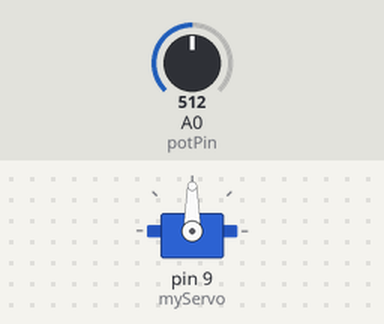
A sketch run on a simulated Arduino Uno, built with avr-gcc and run on an emulated ATmega328P. Shown: servo. Inputs (shaded band) come from the test bench; at power-on: A0 (potPin) = 512.

Above: at 1.2 s.
1.3 s: A0 (potPin) set to 716
At 2.2 s:
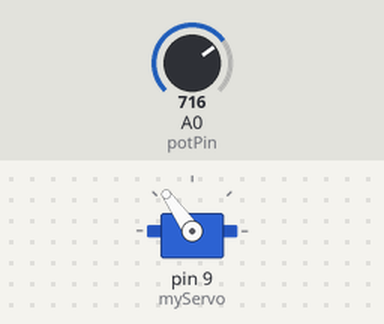
2.8 s: A0 (potPin) set to 900
At 3.5 s:
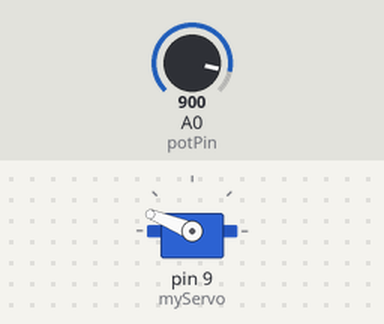
4.3 s: A0 (potPin) set to 1023
At 4.8 s:
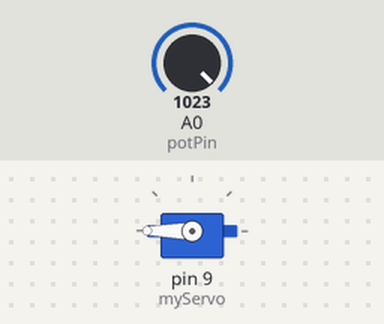
5.8 s: A0 (potPin) set to 306
At 7.0 s:
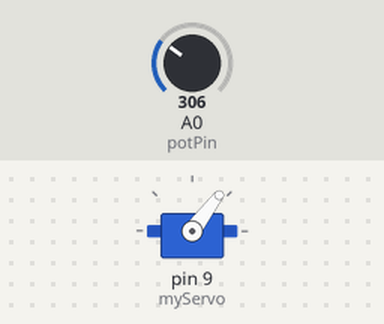
7.3 s: A0 (potPin) set to 122
At 8.5 s:
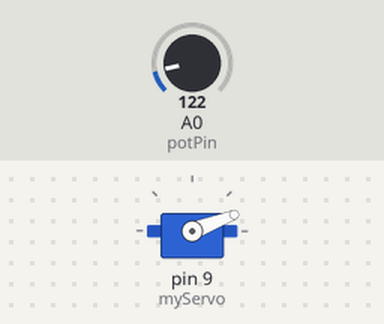
Timing chart, 0 to 9.8 s (numbered marks = the images above; inputs shaded):
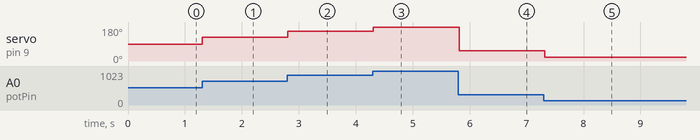

The sketch:

sketch_may12a.ino
```cpp
#include <Servo.h>

Servo myServo;  // Create a servo object
int potPin = A0;  // Connect to the variable resistor

void setup() {
  Serial.begin(9600);  // Initialize serial communication
  myServo.attach(9);  // Attach the servo to pin 9
}

void loop() {
  int POTValue = analogRead(potPin);  // Read analog value
  int angle = map(POTValue, 0, 1023, 0, 180);
  myServo.write(angle);  // Set servo position
  delay(100);  // Small delay for stability
}
```

Measured:
- after the input at 1.3 s, servo on pin 9 (myServo): 90° → 125° at once
- after the input at 2.8 s, servo on pin 9 (myServo): 125° → 158° at once
- after the input at 4.3 s, servo on pin 9 (myServo): 158° → 180° at once
- after the input at 5.8 s, servo on pin 9 (myServo): 180° → 53° at once
- after the input at 7.3 s, servo on pin 9 (myServo): 53° → 21° at once
